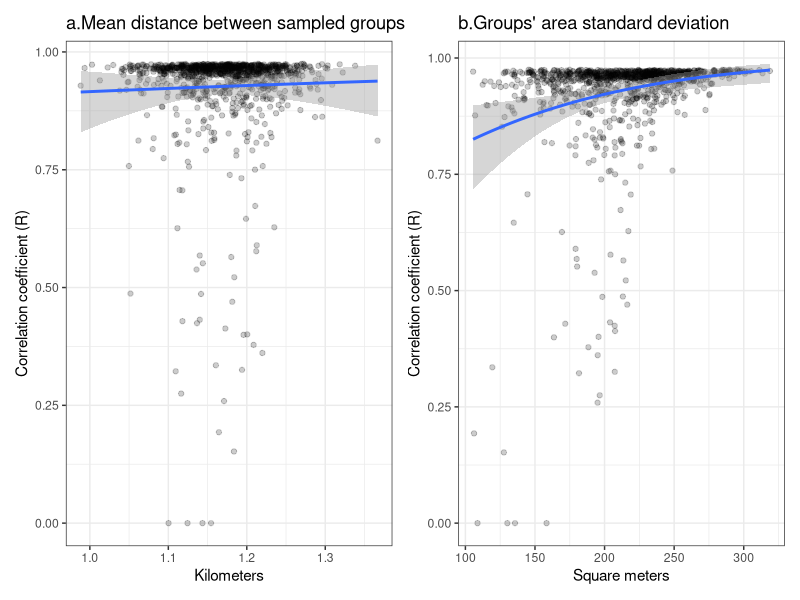
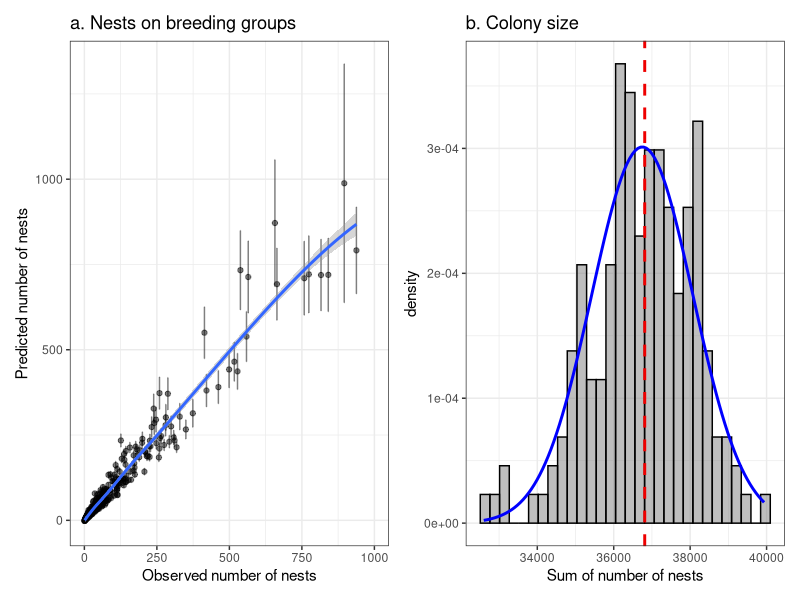

Source code (R) for these figures, in order:
## ---- chunk 1


library(ggplot2)
library(patchwork)
library(mgcv)
library(plyr)
library(dplyr)
library(mgcv)
library(reshape2)
library(matrixStats)


## ---- chunk 2
cp<-read.csv("chinstrap_area.csv")
cpm<-ddply(cp,("OBJECTID"),summarise,
           nests=length(AreaM2),
           areaM2=max(AreaM2),
           Longitude=mean(X),
           Latitude=mean(Y))

# Set the number of iterations for the loop
num_iterations <- 1000

# Create an empty list to store predicted counts for each iteration
predicted_counts_list <- vector("list", length = num_iterations)
sampled_list<-vector("list", length = num_iterations)
distance_df<-data.frame(Iteration = numeric(num_iterations), 
                        mean_distance = numeric(num_iterations),
                        sd_area=numeric(num_iterations))

# Loop through iterations
for (i in 1:num_iterations) {
  # Sample 100 rows randomly from cpm
  sampled_data <- cpm[sample(nrow(cpm), 100), ]
  sampled_list[[i]]<-sampled_data
  
  # Calculate the mean distance (you can replace this with your aggregation measure)
  # For example, if you have Latitude and Longitude columns in 'sampled_data'
  mean_distance <- mean(sqrt((sampled_data$Longitude - mean(sampled_data$Longitude))^2 +
                               (sampled_data$Latitude - mean(sampled_data$Latitude))^2))
  sd_area<-sd(sampled_data$areaM2)
  distance_df[i, "Iteration"] <- i
  distance_df[i, "mean_distance"] <- mean_distance
    distance_df[i, "sd_area"] <- sd_area
  
  # Fit a GAM model
  gam_model <- gam(nests ~ s(areaM2), data = sampled_data)
  
  # Predict using the GAM model
  predicted_counts <- predict.gam(gam_model, newdata = cpm, type = "response")
  
  # Store the predicted counts in the list
  predicted_counts_list[[i]] <- predicted_counts
}

correlation_df <- data.frame(Iteration = numeric(num_iterations), Correlation = numeric(num_iterations))
# Print the correlation values and predicted counts for each iteration
for (i in 1:num_iterations) {
  correlation_result <- cor.test(cpm$nests, predicted_counts_list[[i]])
  #cat("Iteration", i, ": Correlation =", correlation_result$estimate, "\n")
  # Store iteration and correlation value in the data frame
  correlation_df[i, "Iteration"] <- i
  correlation_df[i, "Correlation"] <- correlation_result$estimate
  
  # You can also print or manipulate the predicted counts for each iteration here
  # predicted_counts_iteration <- predicted_counts_list[[i]]
  # print(predicted_counts_iteration)
}


correlation_df$distance<-distance_df$mean_distance
correlation_df$sd_area<-distance_df$sd_area

summary(correlation_df$Correlation)
correlation_df$R<-ifelse(correlation_df$Correlation<0,0,correlation_df$Correlation)


(ggplot(correlation_df,aes(distance*111,R))+geom_point(alpha=0.2)+
  ggtitle(label="a.Mean distance between sampled groups")+xlab("Kilometers")+
    ylab("Correlation coefficient (R)")+
    stat_smooth(method="glm",
      method.args=list(family="binomial"))+
  theme_bw())|

(ggplot(correlation_df,aes(sd_area,R))+geom_point(alpha=0.2)+
    ggtitle(label="b.Groups' area standard deviation")+xlab("Square meters")+
   ylab("Correlation coefficient (R)")+
   geom_smooth(method="glm",
               method.args=list(family="binomial"))+
    theme_bw())


### subset

hc<-subset(correlation_df,sd_area>250)

hcl<-hc$Iteration

hpc<-predicted_counts_list[hcl] # subset only iterations with higher area variability

hpc.df<-data.frame(hpc)

rm<-data.frame(mean=rowMeans(hpc.df),sd=rowSds(as.matrix(hpc.df)))

rmc<-data.frame(colsize=colSums(hpc.df))

mean(rmc$colsize)

sd(rmc$colsize)

col.obs<-sum(cpm$nests)

df<-cbind(cpm,rm)

ggplot(df,aes(nests,mean))+
  geom_errorbar(aes(ymin=mean-sd,ymax=mean+sd),alpha=0.5)+
  geom_point(alpha=0.5)+geom_smooth()+theme_bw()+
  xlab("Observed number of nests")+
  ylab("Predicted number of nests")+xlim(0,1000)+
  ggtitle(label="a. Nests on breeding groups")+

ggplot(rmc,aes(colsize))+geom_histogram(aes(y =..density..), 
                                        colour = "black", 
                                        fill = "grey50",
                                        alpha=0.5)+
  stat_function(fun = dnorm, 
                args = list(mean = mean(rmc$colsize), sd = sd(rmc$colsize)),
                colour="blue",linewidth=1)+
  theme_bw()+geom_vline(xintercept = col.obs,linetype="dashed",colour="red2",
                        linewidth=1)+
  xlab("Sum of number of nests")+
  ggtitle(label="b. Colony size")
  

t.test(rmc$colsize, mu = col.obs, alternative = "two.sided")



